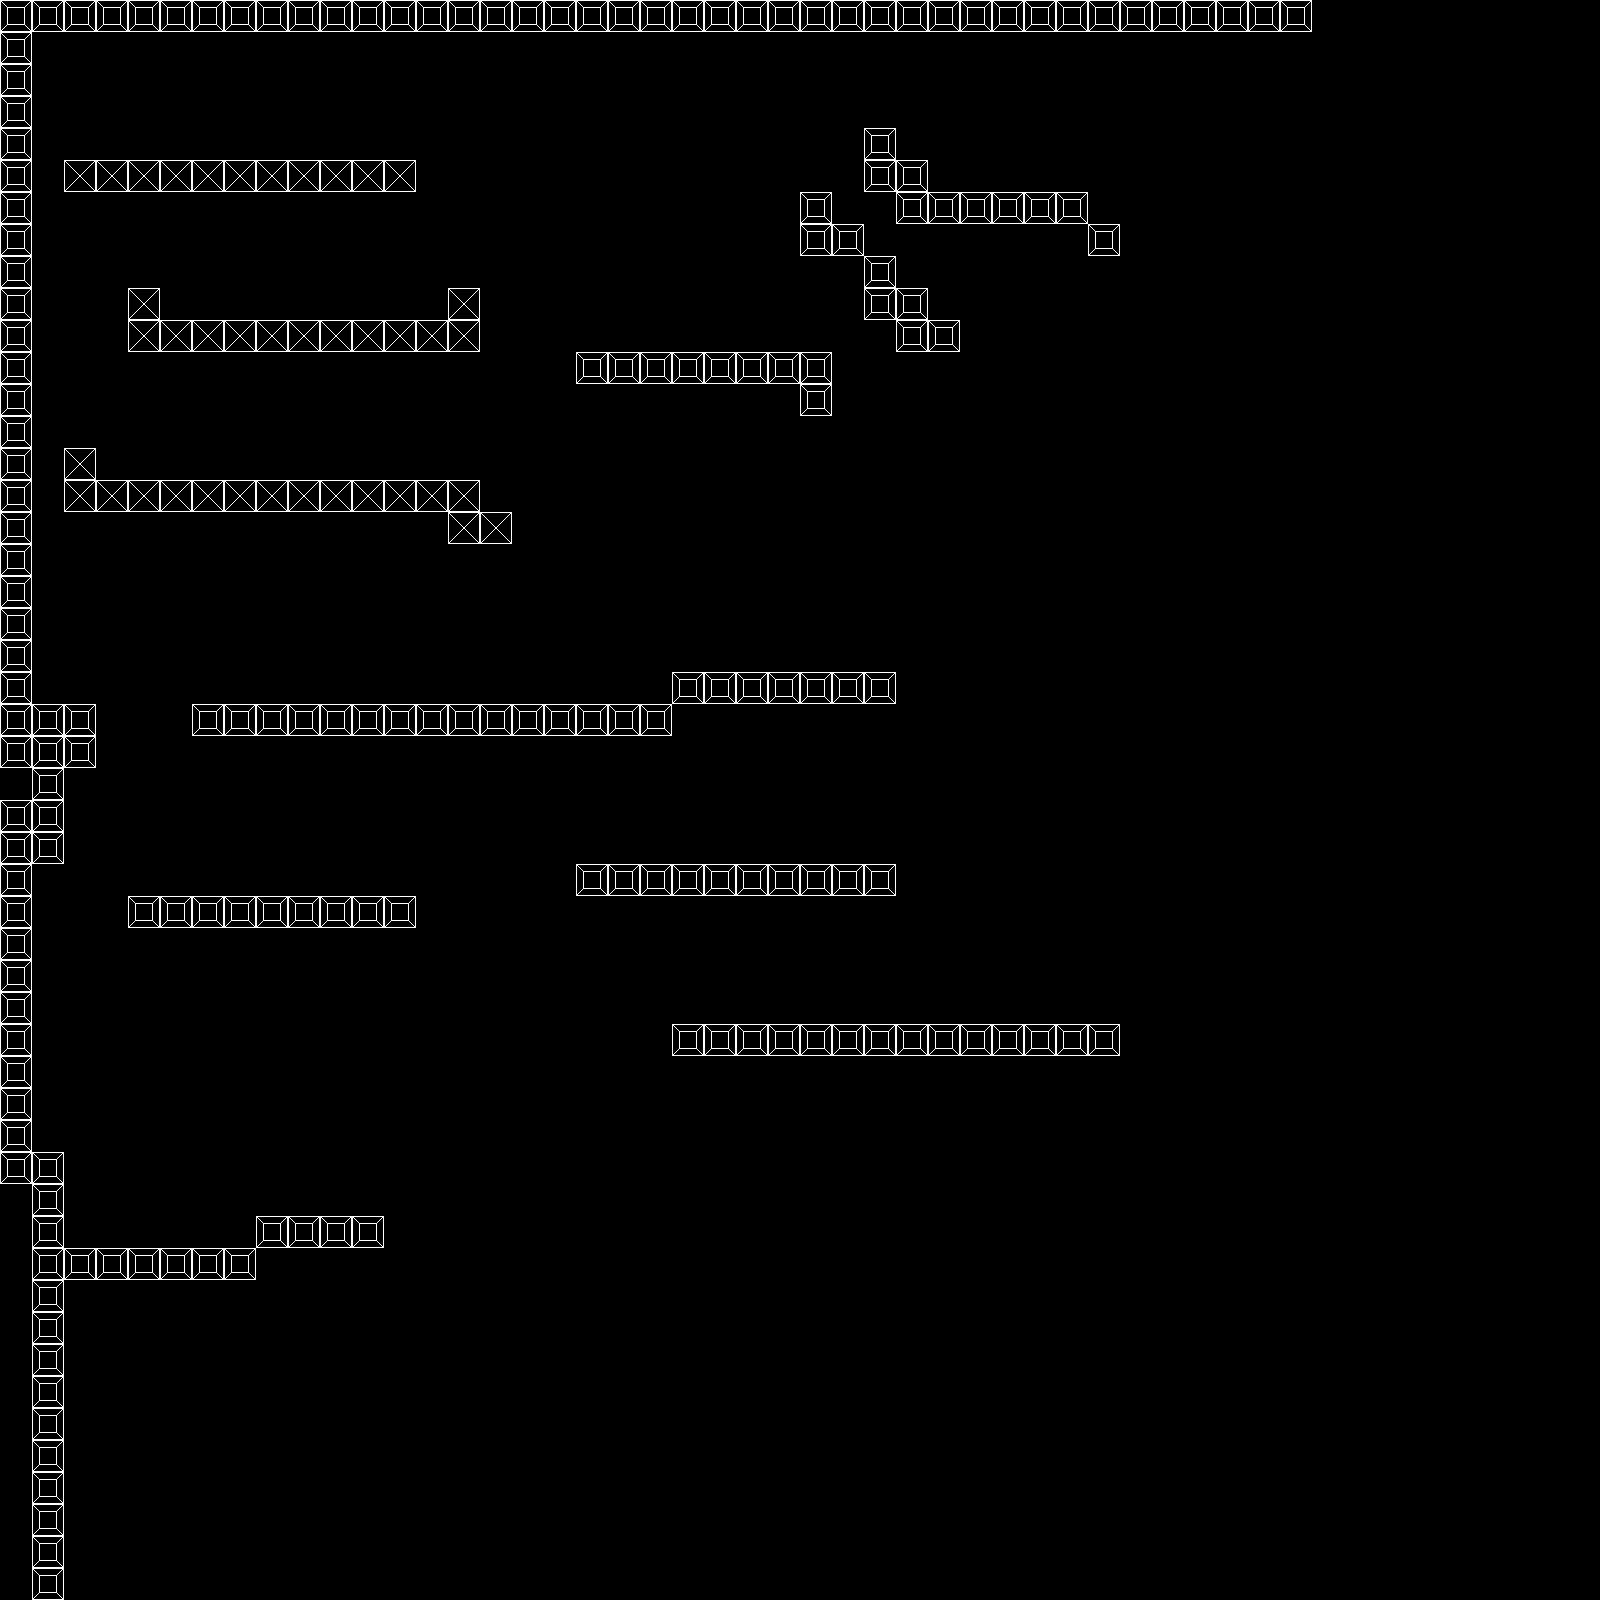

Below is a game level as drawn by its tile map, then a one-line description and the .tmx that defines it (tile-layer data replaced by summaries):
An orthogonal 50x50 tile map with 32x32 px tiles, 1 tile layer (world).

<map version="1.0" orientation="orthogonal" renderorder="right-down" width="50" height="50" tilewidth="32" tileheight="32" nextobjectid="1">
 <tileset firstgid="1" name="tiles" tilewidth="32" tileheight="32">
  <image source="../sprites/tiles.png" width="800" height="600" />
 </tileset>
 <layer name="world" width="50" height="50">
  <data>[2500 cells, 229 non-empty, 2 distinct tile ids]</data>
 </layer>
</map>